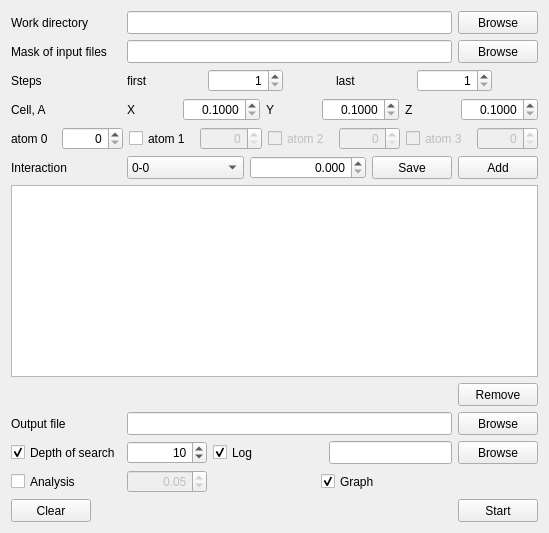
      <widget class="QWidget" name="statgen">
       <attribute name="title">
        <string>Agglomeration</string>
       </attribute>
       <layout class="QVBoxLayout" name="verticalLayout_6">
        <item>
         <layout class="QHBoxLayout" name="statgen_layout_workDir">
          <item>
           <widget class="QLabel" name="statgen_label_workDir">
            <property name="minimumSize">
             <size>
              <width>110</width>
              <height>23</height>
             </size>
            </property>
            <property name="text">
             <string>Work directory</string>
            </property>
           </widget>
          </item>
          <item>
           <widget class="QLineEdit" name="statgen_lineEdit_workDir">
            <property name="minimumSize">
             <size>
              <width>280</width>
              <height>23</height>
             </size>
            </property>
           </widget>
          </item>
          <item>
           <widget class="QPushButton" name="statgen_pushButton_workDir">
            <property name="minimumSize">
             <size>
              <width>80</width>
              <height>23</height>
             </size>
            </property>
            <property name="text">
             <string>Browse</string>
            </property>
            <property name="autoDefault">
             <bool>true</bool>
            </property>
           </widget>
          </item>
         </layout>
        </item>
        <item>
         <layout class="QHBoxLayout" name="statgen_layout_input">
          <item>
           <widget class="QLabel" name="statgen_label_input">
            <property name="minimumSize">
             <size>
              <width>110</width>
              <height>23</height>
             </size>
            </property>
            <property name="text">
             <string>Mask of input files</string>
            </property>
           </widget>
          </item>
          <item>
           <widget class="QLineEdit" name="statgen_lineEdit_input">
            <property name="minimumSize">
             <size>
              <width>280</width>
              <height>23</height>
             </size>
            </property>
           </widget>
          </item>
          <item>
           <widget class="QPushButton" name="statgen_pushButton_input">
            <property name="minimumSize">
             <size>
              <width>80</width>
              <height>23</height>
             </size>
            </property>
            <property name="text">
             <string>Browse</string>
            </property>
            <property name="autoDefault">
             <bool>true</bool>
            </property>
           </widget>
          </item>
         </layout>
        </item>
        <item>
         <layout class="QHBoxLayout" name="statgen_layout_steps">
          <item>
           <widget class="QLabel" name="statgen_label_steps">
            <property name="minimumSize">
             <size>
              <width>110</width>
              <height>23</height>
             </size>
            </property>
            <property name="text">
             <string>Steps</string>
            </property>
           </widget>
          </item>
          <item>
           <widget class="QLabel" name="statgen_label_stepsFirst">
            <property name="minimumSize">
             <size>
              <width>75</width>
              <height>23</height>
             </size>
            </property>
            <property name="text">
             <string>first</string>
            </property>
           </widget>
          </item>
          <item>
           <widget class="QSpinBox" name="statgen_spinBox_stepsFirst">
            <property name="minimumSize">
             <size>
              <width>75</width>
              <height>23</height>
             </size>
            </property>
            <property name="alignment">
             <set>Qt::AlignRight|Qt::AlignTrailing|Qt::AlignVCenter</set>
            </property>
            <property name="minimum">
             <number>1</number>
            </property>
            <property name="maximum">
             <number>999</number>
            </property>
           </widget>
          </item>
          <item>
           <spacer name="horizontalSpacer_4">
            <property name="orientation">
             <enum>Qt::Horizontal</enum>
            </property>
            <property name="sizeHint" stdset="0">
             <size>
              <width>40</width>
              <height>20</height>
             </size>
            </property>
           </spacer>
          </item>
          <item>
           <widget class="QLabel" name="statgen_label_stepsLast">
            <property name="minimumSize">
             <size>
              <width>75</width>
              <height>23</height>
             </size>
            </property>
            <property name="text">
             <string>last</string>
            </property>
           </widget>
          </item>
          <item>
           <widget class="QSpinBox" name="statgen_spinBox_stepsLast">
            <property name="minimumSize">
             <size>
              <width>75</width>
              <height>23</height>
             </size>
            </property>
            <property name="alignment">
             <set>Qt::AlignRight|Qt::AlignTrailing|Qt::AlignVCenter</set>
            </property>
            <property name="minimum">
             <number>1</number>
            </property>
            <property name="maximum">
             <number>999</number>
            </property>
           </widget>
          </item>
          <item>
           <spacer name="horizontalSpacer_6">
            <property name="orientation">
             <enum>Qt::Horizontal</enum>
            </property>
            <property name="sizeHint" stdset="0">
             <size>
              <width>40</width>
              <height>20</height>
             </size>
            </property>
           </spacer>
          </item>
         </layout>
        </item>
        <item>
         <layout class="QHBoxLayout" name="statgen_layout_cell">
          <item>
           <widget class="QLabel" name="statgen_label_cell">
            <property name="minimumSize">
             <size>
              <width>110</width>
              <height>23</height>
             </size>
            </property>
            <property name="text">
             <string>Cell, A</string>
            </property>
           </widget>
          </item>
          <item>
           <widget class="QLabel" name="statgen_label_cellX">
            <property name="minimumSize">
             <size>
              <width>50</width>
              <height>23</height>
             </size>
            </property>
            <property name="text">
             <string>X</string>
            </property>
           </widget>
          </item>
          <item>
           <widget class="QDoubleSpinBox" name="statgen_doubleSpinBox_cellX">
            <property name="sizePolicy">
             <sizepolicy hsizetype="Expanding" vsizetype="Fixed">
              <horstretch>0</horstretch>
              <verstretch>0</verstretch>
             </sizepolicy>
            </property>
            <property name="minimumSize">
             <size>
              <width>55</width>
              <height>23</height>
             </size>
            </property>
            <property name="alignment">
             <set>Qt::AlignRight|Qt::AlignTrailing|Qt::AlignVCenter</set>
            </property>
            <property name="decimals">
             <number>4</number>
            </property>
            <property name="minimum">
             <double>0.100000000000000</double>
            </property>
            <property name="maximum">
             <double>999.990000000000009</double>
            </property>
           </widget>
          </item>
          <item>
           <widget class="QLabel" name="statgen_label_cellY">
            <property name="minimumSize">
             <size>
              <width>50</width>
              <height>23</height>
             </size>
            </property>
            <property name="text">
             <string>Y</string>
            </property>
           </widget>
          </item>
          <item>
           <widget class="QDoubleSpinBox" name="statgen_doubleSpinBox_cellY">
            <property name="sizePolicy">
             <sizepolicy hsizetype="Expanding" vsizetype="Fixed">
              <horstretch>0</horstretch>
              <verstretch>0</verstretch>
             </sizepolicy>
            </property>
            <property name="minimumSize">
             <size>
              <width>55</width>
              <height>23</height>
             </size>
            </property>
            <property name="alignment">
             <set>Qt::AlignRight|Qt::AlignTrailing|Qt::AlignVCenter</set>
            </property>
            <property name="decimals">
             <number>4</number>
            </property>
            <property name="minimum">
             <double>0.100000000000000</double>
            </property>
            <property name="maximum">
             <double>999.990000000000009</double>
            </property>
           </widget>
          </item>
          <item>
           <widget class="QLabel" name="statgen_label_cellZ">
            <property name="minimumSize">
             <size>
              <width>50</width>
              <height>23</height>
             </size>
            </property>
            <property name="text">
             <string>Z</string>
            </property>
           </widget>
          </item>
          <item>
           <widget class="QDoubleSpinBox" name="statgen_doubleSpinBox_cellZ">
            <property name="sizePolicy">
             <sizepolicy hsizetype="Expanding" vsizetype="Fixed">
              <horstretch>0</horstretch>
              <verstretch>0</verstretch>
             </sizepolicy>
            </property>
            <property name="minimumSize">
             <size>
              <width>55</width>
              <height>23</height>
             </size>
            </property>
            <property name="alignment">
             <set>Qt::AlignRight|Qt::AlignTrailing|Qt::AlignVCenter</set>
            </property>
            <property name="decimals">
             <number>4</number>
            </property>
            <property name="minimum">
             <double>0.100000000000000</double>
            </property>
            <property name="maximum">
             <double>999.990000000000009</double>
            </property>
           </widget>
          </item>
         </layout>
        </item>
        <item>
         <layout class="QHBoxLayout" name="statgen_layout_atoms">
          <item>
           <widget class="QLabel" name="statgen_label_atoms0">
            <property name="sizePolicy">
             <sizepolicy hsizetype="Minimum" vsizetype="Fixed">
              <horstretch>0</horstretch>
              <verstretch>0</verstretch>
             </sizepolicy>
            </property>
            <property name="minimumSize">
             <size>
              <width>45</width>
              <height>23</height>
             </size>
            </property>
            <property name="text">
             <string>atom 0</string>
            </property>
           </widget>
          </item>
          <item>
           <widget class="QSpinBox" name="statgen_spinBox_atoms0">
            <property name="sizePolicy">
             <sizepolicy hsizetype="Expanding" vsizetype="Fixed">
              <horstretch>0</horstretch>
              <verstretch>0</verstretch>
             </sizepolicy>
            </property>
            <property name="minimumSize">
             <size>
              <width>50</width>
              <height>23</height>
             </size>
            </property>
            <property name="alignment">
             <set>Qt::AlignRight|Qt::AlignTrailing|Qt::AlignVCenter</set>
            </property>
           </widget>
          </item>
          <item>
           <widget class="QCheckBox" name="statgen_checkBox_atoms1">
            <property name="minimumSize">
             <size>
              <width>65</width>
              <height>23</height>
             </size>
            </property>
            <property name="text">
             <string>atom 1</string>
            </property>
           </widget>
          </item>
          <item>
           <widget class="QSpinBox" name="statgen_spinBox_atoms1">
            <property name="enabled">
             <bool>false</bool>
            </property>
            <property name="sizePolicy">
             <sizepolicy hsizetype="Expanding" vsizetype="Fixed">
              <horstretch>0</horstretch>
              <verstretch>0</verstretch>
             </sizepolicy>
            </property>
            <property name="minimumSize">
             <size>
              <width>50</width>
              <height>23</height>
             </size>
            </property>
            <property name="alignment">
             <set>Qt::AlignRight|Qt::AlignTrailing|Qt::AlignVCenter</set>
            </property>
           </widget>
          </item>
          <item>
           <widget class="QCheckBox" name="statgen_checkBox_atoms2">
            <property name="enabled">
             <bool>false</bool>
            </property>
            <property name="minimumSize">
             <size>
              <width>65</width>
              <height>23</height>
             </size>
            </property>
            <property name="text">
             <string>atom 2</string>
            </property>
           </widget>
          </item>
          <item>
           <widget class="QSpinBox" name="statgen_spinBox_atoms2">
            <property name="enabled">
             <bool>false</bool>
            </property>
            <property name="sizePolicy">
             <sizepolicy hsizetype="Expanding" vsizetype="Fixed">
              <horstretch>0</horstretch>
              <verstretch>0</verstretch>
             </sizepolicy>
            </property>
            <property name="minimumSize">
             <size>
              <width>50</width>
              <height>23</height>
             </size>
            </property>
            <property name="alignment">
             <set>Qt::AlignRight|Qt::AlignTrailing|Qt::AlignVCenter</set>
            </property>
           </widget>
          </item>
          <item>
           <widget class="QCheckBox" name="statgen_checkBox_atoms3">
            <property name="enabled">
             <bool>false</bool>
            </property>
            <property name="minimumSize">
             <size>
              <width>65</width>
              <height>23</height>
             </size>
            </property>
            <property name="text">
             <string>atom 3</string>
            </property>
           </widget>
          </item>
          <item>
           <widget class="QSpinBox" name="statgen_spinBox_atoms3">
            <property name="enabled">
             <bool>false</bool>
            </property>
            <property name="sizePolicy">
             <sizepolicy hsizetype="Expanding" vsizetype="Fixed">
              <horstretch>0</horstretch>
              <verstretch>0</verstretch>
             </sizepolicy>
            </property>
            <property name="minimumSize">
             <size>
              <width>50</width>
              <height>23</height>
             </size>
            </property>
            <property name="alignment">
             <set>Qt::AlignRight|Qt::AlignTrailing|Qt::AlignVCenter</set>
            </property>
           </widget>
          </item>
         </layout>
        </item>
        <item>
         <layout class="QHBoxLayout" name="statgen_layout_int">
          <item>
           <widget class="QLabel" name="statgen_label_int">
            <property name="minimumSize">
             <size>
              <width>110</width>
              <height>23</height>
             </size>
            </property>
            <property name="text">
             <string>Interaction</string>
            </property>
           </widget>
          </item>
          <item>
           <widget class="QComboBox" name="statgen_comboBox_int">
            <property name="sizePolicy">
             <sizepolicy hsizetype="Expanding" vsizetype="Fixed">
              <horstretch>0</horstretch>
              <verstretch>0</verstretch>
             </sizepolicy>
            </property>
            <property name="minimumSize">
             <size>
              <width>90</width>
              <height>23</height>
             </size>
            </property>
            <item>
             <property name="text">
              <string>0-0</string>
             </property>
            </item>
           </widget>
          </item>
          <item>
           <widget class="QDoubleSpinBox" name="statgen_doubleSpinBox_int">
            <property name="sizePolicy">
             <sizepolicy hsizetype="Expanding" vsizetype="Fixed">
              <horstretch>0</horstretch>
              <verstretch>0</verstretch>
             </sizepolicy>
            </property>
            <property name="minimumSize">
             <size>
              <width>90</width>
              <height>23</height>
             </size>
            </property>
            <property name="alignment">
             <set>Qt::AlignRight|Qt::AlignTrailing|Qt::AlignVCenter</set>
            </property>
            <property name="decimals">
             <number>3</number>
            </property>
            <property name="minimum">
             <double>0.000000000000000</double>
            </property>
            <property name="value">
             <double>0.000000000000000</double>
            </property>
           </widget>
          </item>
          <item>
           <widget class="QPushButton" name="stagen_pushButton_intSave">
            <property name="minimumSize">
             <size>
              <width>80</width>
              <height>23</height>
             </size>
            </property>
            <property name="text">
             <string>Save</string>
            </property>
            <property name="autoDefault">
             <bool>true</bool>
            </property>
           </widget>
          </item>
          <item>
           <widget class="QPushButton" name="statgen_pushButton_intAdd">
            <property name="minimumSize">
             <size>
              <width>80</width>
              <height>23</height>
             </size>
            </property>
            <property name="text">
             <string>Add</string>
            </property>
            <property name="autoDefault">
             <bool>true</bool>
            </property>
           </widget>
          </item>
         </layout>
        </item>
        <item>
         <widget class="QListWidget" name="statgen_listWidget_int">
          <property name="minimumSize">
           <size>
            <width>484</width>
            <height>85</height>
           </size>
          </property>
          <property name="editTriggers">
           <set>QAbstractItemView::NoEditTriggers</set>
          </property>
         </widget>
        </item>
        <item>
         <layout class="QHBoxLayout" name="stagen_layout_intRem">
          <item>
           <spacer name="horizontalSpacer_5">
            <property name="orientation">
             <enum>Qt::Horizontal</enum>
            </property>
            <property name="sizeHint" stdset="0">
             <size>
              <width>40</width>
              <height>20</height>
             </size>
            </property>
           </spacer>
          </item>
          <item>
           <widget class="QPushButton" name="stagen_pushButton_intRem">
            <property name="minimumSize">
             <size>
              <width>80</width>
              <height>23</height>
             </size>
            </property>
            <property name="text">
             <string>Remove</string>
            </property>
            <property name="autoDefault">
             <bool>true</bool>
            </property>
           </widget>
          </item>
         </layout>
        </item>
        <item>
         <layout class="QHBoxLayout" name="statgen_layout_output">
          <item>
           <widget class="QLabel" name="statgen_label_output">
            <property name="minimumSize">
             <size>
              <width>110</width>
              <height>23</height>
             </size>
            </property>
            <property name="text">
             <string>Output file</string>
            </property>
           </widget>
          </item>
          <item>
           <widget class="QLineEdit" name="statgen_lineEdit_output">
            <property name="minimumSize">
             <size>
              <width>280</width>
              <height>23</height>
             </size>
            </property>
           </widget>
          </item>
          <item>
           <widget class="QPushButton" name="statgen_pushButton_output">
            <property name="minimumSize">
             <size>
              <width>80</width>
              <height>23</height>
             </size>
            </property>
            <property name="text">
             <string>Browse</string>
            </property>
            <property name="autoDefault">
             <bool>true</bool>
            </property>
           </widget>
          </item>
         </layout>
        </item>
        <item>
         <layout class="QHBoxLayout" name="statgen_layout_opt">
          <item>
           <widget class="QCheckBox" name="statgen_checkBox_depth">
            <property name="minimumSize">
             <size>
              <width>110</width>
              <height>23</height>
             </size>
            </property>
            <property name="text">
             <string>Depth of search</string>
            </property>
            <property name="checked">
             <bool>true</bool>
            </property>
           </widget>
          </item>
          <item>
           <widget class="QSpinBox" name="statgen_spinBox_depth">
            <property name="minimumSize">
             <size>
              <width>80</width>
              <height>23</height>
             </size>
            </property>
            <property name="alignment">
             <set>Qt::AlignRight|Qt::AlignTrailing|Qt::AlignVCenter</set>
            </property>
            <property name="minimum">
             <number>3</number>
            </property>
            <property name="maximum">
             <number>1000</number>
            </property>
            <property name="value">
             <number>10</number>
            </property>
           </widget>
          </item>
          <item>
           <widget class="QCheckBox" name="statgen_checkBox_log">
            <property name="minimumSize">
             <size>
              <width>110</width>
              <height>23</height>
             </size>
            </property>
            <property name="text">
             <string>Log</string>
            </property>
            <property name="checked">
             <bool>true</bool>
            </property>
           </widget>
          </item>
          <item>
           <widget class="QLineEdit" name="statgen_lineEdit_log">
            <property name="minimumSize">
             <size>
              <width>80</width>
              <height>23</height>
             </size>
            </property>
           </widget>
          </item>
          <item>
           <widget class="QPushButton" name="statgen_pushButton_log">
            <property name="minimumSize">
             <size>
              <width>80</width>
              <height>23</height>
             </size>
            </property>
            <property name="text">
             <string>Browse</string>
            </property>
            <property name="autoDefault">
             <bool>true</bool>
            </property>
           </widget>
          </item>
         </layout>
        </item>
        <item>
         <layout class="QHBoxLayout" name="statgen_layout_out_3">
          <item>
           <widget class="QCheckBox" name="statgen_checkBox_anal">
            <property name="minimumSize">
             <size>
              <width>110</width>
              <height>23</height>
             </size>
            </property>
            <property name="text">
             <string>Analysis</string>
            </property>
           </widget>
          </item>
          <item>
           <widget class="QDoubleSpinBox" name="statgen_doubleSpinBox_anal">
            <property name="enabled">
             <bool>false</bool>
            </property>
            <property name="minimumSize">
             <size>
              <width>80</width>
              <height>23</height>
             </size>
            </property>
            <property name="alignment">
             <set>Qt::AlignRight|Qt::AlignTrailing|Qt::AlignVCenter</set>
            </property>
            <property name="maximum">
             <double>1.000000000000000</double>
            </property>
            <property name="singleStep">
             <double>0.100000000000000</double>
            </property>
            <property name="value">
             <double>0.050000000000000</double>
            </property>
           </widget>
          </item>
          <item>
           <spacer name="horizontalSpacer_16">
            <property name="orientation">
             <enum>Qt::Horizontal</enum>
            </property>
            <property name="sizeHint" stdset="0">
             <size>
              <width>40</width>
              <height>20</height>
             </size>
            </property>
           </spacer>
          </item>
          <item>
           <widget class="QCheckBox" name="statgen_checkBox_graph">
            <property name="minimumSize">
             <size>
              <width>110</width>
              <height>23</height>
             </size>
            </property>
            <property name="text">
             <string>Graph</string>
            </property>
            <property name="checked">
             <bool>true</bool>
            </property>
           </widget>
          </item>
          <item>
           <spacer name="horizontalSpacer_17">
            <property name="orientation">
             <enum>Qt::Horizontal</enum>
            </property>
            <property name="sizeHint" stdset="0">
             <size>
              <width>40</width>
              <height>20</height>
             </size>
            </property>
           </spacer>
          </item>
         </layout>
        </item>
        <item>
         <layout class="QHBoxLayout" name="statgen_layout_buttons">
          <item>
           <widget class="QPushButton" name="statgen_pushButton_clear">
            <property name="minimumSize">
             <size>
              <width>80</width>
              <height>23</height>
             </size>
            </property>
            <property name="text">
             <string>Clear</string>
            </property>
            <property name="autoDefault">
             <bool>true</bool>
            </property>
           </widget>
          </item>
          <item>
           <spacer name="horizontalSpacer_3">
            <property name="orientation">
             <enum>Qt::Horizontal</enum>
            </property>
            <property name="sizeHint" stdset="0">
             <size>
              <width>40</width>
              <height>20</height>
             </size>
            </property>
           </spacer>
          </item>
          <item>
           <widget class="QPushButton" name="statgen_pushButton_start">
            <property name="minimumSize">
             <size>
              <width>80</width>
              <height>23</height>
             </size>
            </property>
            <property name="maximumSize">
             <size>
              <width>16777215</width>
              <height>16777215</height>
             </size>
            </property>
            <property name="text">
             <string>Start</string>
            </property>
            <property name="autoDefault">
             <bool>true</bool>
            </property>
           </widget>
          </item>
         </layout>
        </item>
       </layout>
      </widget>
